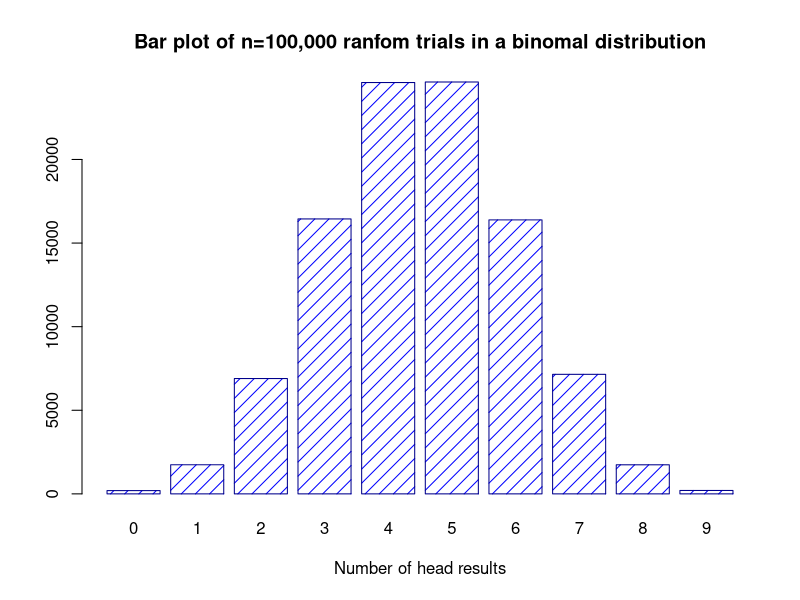
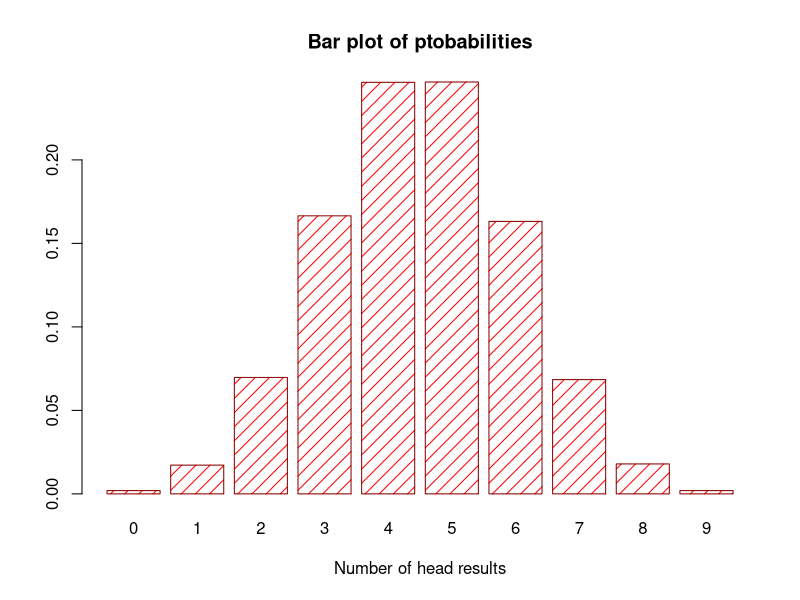
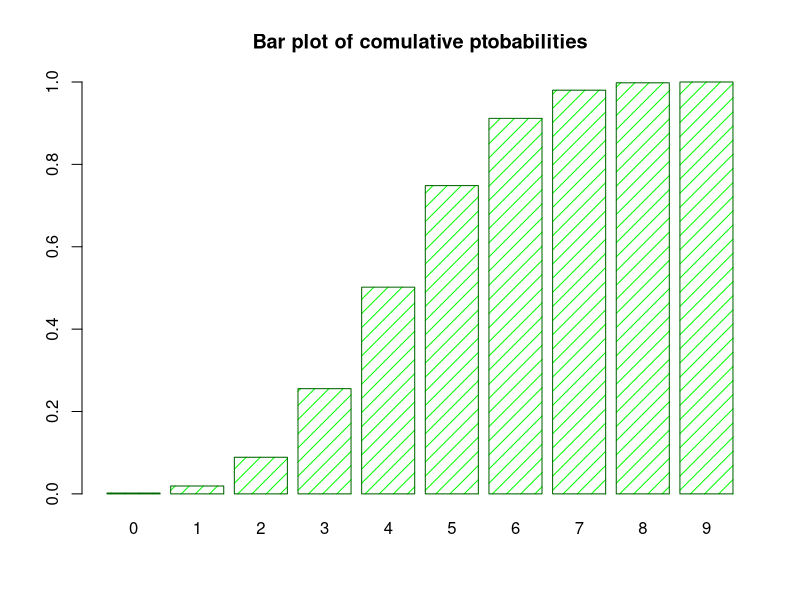

The R script that drew these images, in order:
## ---- chunk 1
knitr::opts_chunk$set(echo = TRUE, message = FALSE, warning = FALSE, cache = FALSE)
## ---- chunk 2
## Load the require packages

## ---- chunk 3
## Run these three functions to get a clean test of homework code
## dev.off() # Clear the graph window
cat('\014')  # Clear the console
rm(list=ls()) # Clear user objects from the environment
## ---- chunk 4
## Outcome tables
table(rbinom(n=1, size = 9, prob = 0.5)) # 4 heads obtained

## produces random outcomes of binomal distribution with prob 50%
## n=9 - 9 coin flips events in each trial, 100 000 - trials
table(rbinom(n=100000, size = 9, prob = 0.5))# summarize the resulting list of trials

## ---- chunk 5
x <- table(rbinom(n=100000, size = 9, prob = 0.5)) # saving it into var x
barplot(x
        , main="Bar plot of n=100,000 ranfom trials in a binomal distribution"
        , xlab="Number of head results"
        , border="darkblue"
        , col="blue"
        , density=10)
probTable <- table(rbinom(n=100000, size = 9, prob = 0.5))/100000 # devide each 
# value of the table by total number ot trials go get the probabilities

barplot(probTable
        , main="Bar plot of ptobabilities"
        , xlab="Number of head results"
        , border="darkred"
        , col="red"
        , density=10)

## ---- chunk 6
probTable # displaying the table
cumsum(probTable) # add each successive probability to the sum of the previous one
barplot(cumsum(probTable) # barplot of the comulative probabilities, 1 under the curve
         , main="Bar plot of comulative ptobabilities"
        , border="darkgreen"
        , col="green"
        , density=10)
## ---- chunk 7
## Create 2 col. 2 row structure using the matrix() command
## Fill the cells row-by-row, (33, 17(first row) and  47,3(second row))
statTest <- matrix(c(33,17,47,3), ncol=2, byrow = TRUE) # creating the matrix

## Label the row and columns
colnames(statTest) <- c("Pass", "Fail")
rownames(statTest) <- c("High school students", "Colledge students")

## Convert the matrix to a table
# 34% fail rate <- as.table(statTest)
statTest # contigency table

## Adding margins
margin.table(statTest) # grand total
margin.table(statTest, 1) # row`s total
margin.table(statTest, 2) # col`s total

## Calculating probabilities
statTestPROB <- statTest/margin.table(statTest) # deviding each cell to grand total
statTestPROB # probaility table

## ---- chunk 8
statTest[1,1]/margin.table(statTest, 1)[1] # 66% pass rate
statTest[1,2]/margin.table(statTest, 1)[1] # 34% fail rate
#33/50 # 66% pass rate
#17/50 # 34% fail rate
## ---- chunk 9
6065-5996 # 69 househols fail repossessed 
71-69 # 2 households of 100, 000 homes that passed got repossesed 
93935-2 # 93,933 households were passed not repossessed
93933+5996 # total not-repossessed households
## ---- chunk 10
## Create 2 col. 2 row structure using the matrix() command
## Fill the cells row-by-row
data <- matrix(c(2,69,93933,5996), ncol=2, byrow = TRUE) # creating the matrix

## Label the row and columns
colnames(data) <- c("Pass", "Fail")
rownames(data) <- c("Repossessed", "Not repossessed")

## Convert the matrix to a table
data <- as.table(data)
data # contigency table

## Adding margins
margin.table(data) # grand total
margin.table(data, 1) # row`s total
margin.table(data, 2) # col`s total

## Calculating probabilities
dataPROB <- data/margin.table(data) # deviding each cell to grand total
dataPROB # probaility table
#dataPROB <- addmargins(dataPROB)

margin.table(dataPROB)
margin.table(dataPROB, 1)
margin.table(dataPROB, 2)
## ---- chunk 11
dataPROB[2,1]/margin.table(dataPROB, 2)[1] #99%
#0.93933/0.93935 
## ---- chunk 12
## Normalized probailities
dataPROB[1,2]/margin.table(dataPROB, 2)[2] # 1%
# 0.00069/0.06065 

dataPROB[2,2]/margin.table(dataPROB, 2)[2] #99%
# 0.05996/0.06065 
